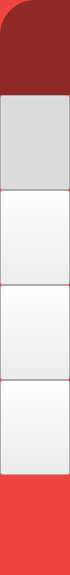
             <widget class="QFrame" name="frame_5">
              <property name="maximumSize">
               <size>
                <width>70</width>
                <height>16777215</height>
               </size>
              </property>
              <property name="styleSheet">
               <string notr="true">QFrame{
background-color:#EE4540;
border-bottom-left-radius:35px;
border-top-left-radius:35px;
}
QPushButton::hover{
background-color:#d63e39;
}
QPushButton::checked{
background-color:#EFEEEE;
border-left:5px solid  rgb(0, 255, 0);
}</string>
              </property>
              <property name="frameShape">
               <enum>QFrame::StyledPanel</enum>
              </property>
              <property name="frameShadow">
               <enum>QFrame::Raised</enum>
              </property>
              <layout class="QVBoxLayout" name="verticalLayout_4" stretch="0,0,0,0,0,0">
               <property name="spacing">
                <number>0</number>
               </property>
               <property name="sizeConstraint">
                <enum>QLayout::SetDefaultConstraint</enum>
               </property>
               <property name="leftMargin">
                <number>0</number>
               </property>
               <property name="topMargin">
                <number>0</number>
               </property>
               <property name="rightMargin">
                <number>0</number>
               </property>
               <property name="bottomMargin">
                <number>0</number>
               </property>
               <item>
                <widget class="QPushButton" name="pushButton_5">
                 <property name="minimumSize">
                  <size>
                   <width>0</width>
                   <height>95</height>
                  </size>
                 </property>
                 <property name="font">
                  <font>
                   <pointsize>13</pointsize>
                  </font>
                 </property>
                 <property name="focusPolicy">
                  <enum>Qt::StrongFocus</enum>
                 </property>
                 <property name="toolTip">
                  <string>Dashboard</string>
                 </property>
                 <property name="styleSheet">
                  <string notr="true">QPushButton{
border-top-left-radius:35px;
background-color:#8e2926;
border:none;
}</string>
                 </property>
                 <property name="text">
                  <string/>
                 </property>
                 <property name="icon">
                  <iconset>
                   <normaloff>images/dashboards-icon-10.png</normaloff>images/dashboards-icon-10.png</iconset>
                 </property>
                 <property name="iconSize">
                  <size>
                   <width>40</width>
                   <height>40</height>
                  </size>
                 </property>
                 <property name="checkable">
                  <bool>true</bool>
                 </property>
                 <property name="flat">
                  <bool>false</bool>
                 </property>
                </widget>
               </item>
               <item>
                <widget class="QPushButton" name="pushButton_13">
                 <property name="minimumSize">
                  <size>
                   <width>0</width>
                   <height>95</height>
                  </size>
                 </property>
                 <property name="font">
                  <font>
                   <pointsize>13</pointsize>
                  </font>
                 </property>
                 <property name="toolTip">
                  <string>Home</string>
                 </property>
                 <property name="text">
                  <string/>
                 </property>
                 <property name="icon">
                  <iconset>
                   <normaloff>images/pngegg.png</normaloff>images/pngegg.png</iconset>
                 </property>
                 <property name="iconSize">
                  <size>
                   <width>35</width>
                   <height>35</height>
                  </size>
                 </property>
                 <property name="checkable">
                  <bool>true</bool>
                 </property>
                 <property name="checked">
                  <bool>true</bool>
                 </property>
                </widget>
               </item>
               <item>
                <widget class="QPushButton" name="pushButton_7">
                 <property name="minimumSize">
                  <size>
                   <width>0</width>
                   <height>95</height>
                  </size>
                 </property>
                 <property name="font">
                  <font>
                   <pointsize>13</pointsize>
                  </font>
                 </property>
                 <property name="toolTip">
                  <string>Breakfast</string>
                 </property>
                 <property name="text">
                  <string/>
                 </property>
                 <property name="icon">
                  <iconset>
                   <normaloff>images/attendance-icon-13.png</normaloff>images/attendance-icon-13.png</iconset>
                 </property>
                 <property name="iconSize">
                  <size>
                   <width>44</width>
                   <height>60</height>
                  </size>
                 </property>
                 <property name="checkable">
                  <bool>true</bool>
                 </property>
                </widget>
               </item>
               <item>
                <widget class="QPushButton" name="pushButton_6">
                 <property name="minimumSize">
                  <size>
                   <width>0</width>
                   <height>95</height>
                  </size>
                 </property>
                 <property name="font">
                  <font>
                   <pointsize>13</pointsize>
                  </font>
                 </property>
                 <property name="toolTip">
                  <string>Lunch</string>
                 </property>
                 <property name="text">
                  <string/>
                 </property>
                 <property name="icon">
                  <iconset>
                   <normaloff>images/kisspng-computer-icons-time-management-time-attendance-c-schedule-5abfd4f903e180.2118661315225213370159.png</normaloff>images/kisspng-computer-icons-time-management-time-attendance-c-schedule-5abfd4f903e180.2118661315225213370159.png</iconset>
                 </property>
                 <property name="iconSize">
                  <size>
                   <width>40</width>
                   <height>40</height>
                  </size>
                 </property>
                 <property name="checkable">
                  <bool>true</bool>
                 </property>
                </widget>
               </item>
               <item>
                <widget class="QPushButton" name="pushButton_8">
                 <property name="minimumSize">
                  <size>
                   <width>0</width>
                   <height>95</height>
                  </size>
                 </property>
                 <property name="font">
                  <font>
                   <pointsize>13</pointsize>
                  </font>
                 </property>
                 <property name="toolTip">
                  <string>takeAway</string>
                 </property>
                 <property name="text">
                  <string/>
                 </property>
                 <property name="icon">
                  <iconset>
                   <normaloff>images/download.png</normaloff>images/download.png</iconset>
                 </property>
                 <property name="iconSize">
                  <size>
                   <width>40</width>
                   <height>40</height>
                  </size>
                 </property>
                 <property name="checkable">
                  <bool>true</bool>
                 </property>
                </widget>
               </item>
               <item>
                <widget class="QPushButton" name="pushButton_12">
                 <property name="minimumSize">
                  <size>
                   <width>0</width>
                   <height>100</height>
                  </size>
                 </property>
                 <property name="font">
                  <font>
                   <pointsize>13</pointsize>
                  </font>
                 </property>
                 <property name="toolTip">
                  <string>Settings</string>
                 </property>
                 <property name="styleSheet">
                  <string notr="true">QPushButton{
border-bottom-left-radius:35px;
}
QPushButton::hover{
background-color:#d63e39;
}
QPushButton::checked{
background-color:#EFEEEE;
border-left:5px solid  rgb(0, 255, 0);
border-bottom:5px solid  rgb(0, 255, 0);
}</string>
                 </property>
                 <property name="text">
                  <string/>
                 </property>
                 <property name="icon">
                  <iconset>
                   <normaloff>images/clipart974538.png</normaloff>images/clipart974538.png</iconset>
                 </property>
                 <property name="iconSize">
                  <size>
                   <width>35</width>
                   <height>35</height>
                  </size>
                 </property>
                 <property name="checkable">
                  <bool>true</bool>
                 </property>
                </widget>
               </item>
              </layout>
             </widget>
